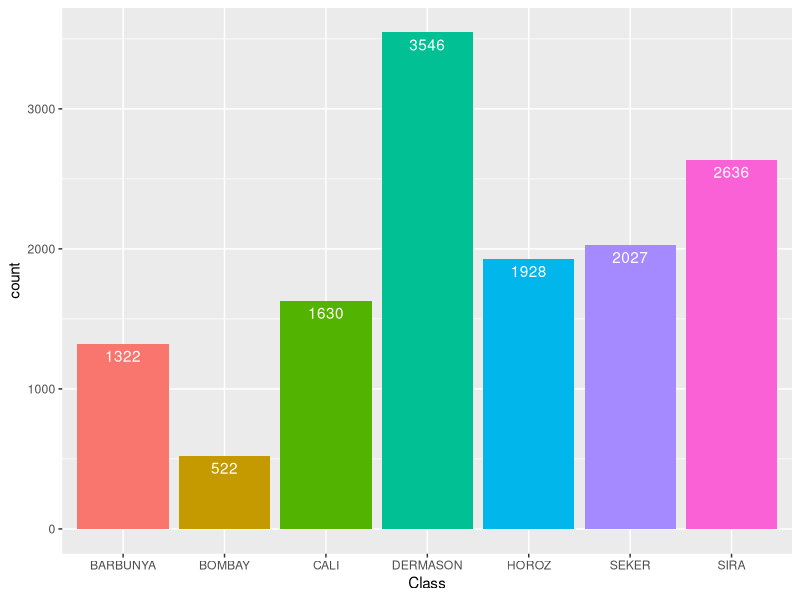
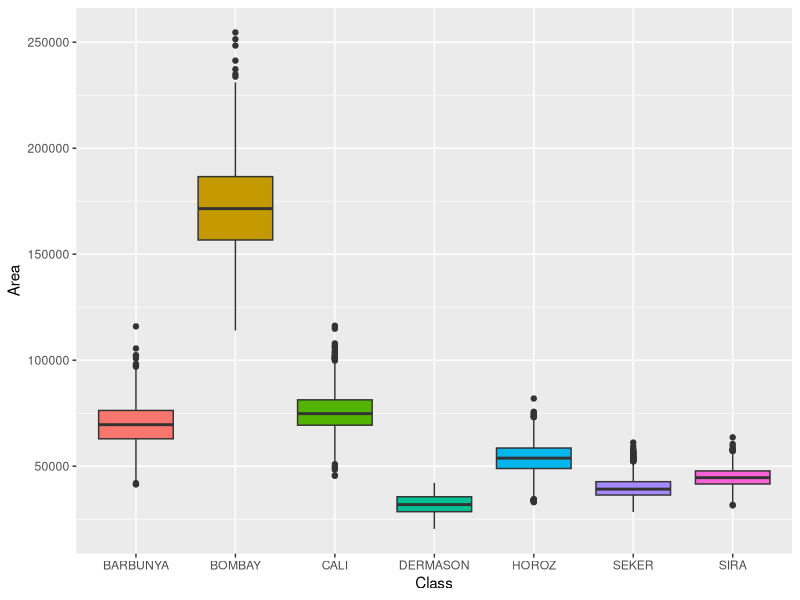
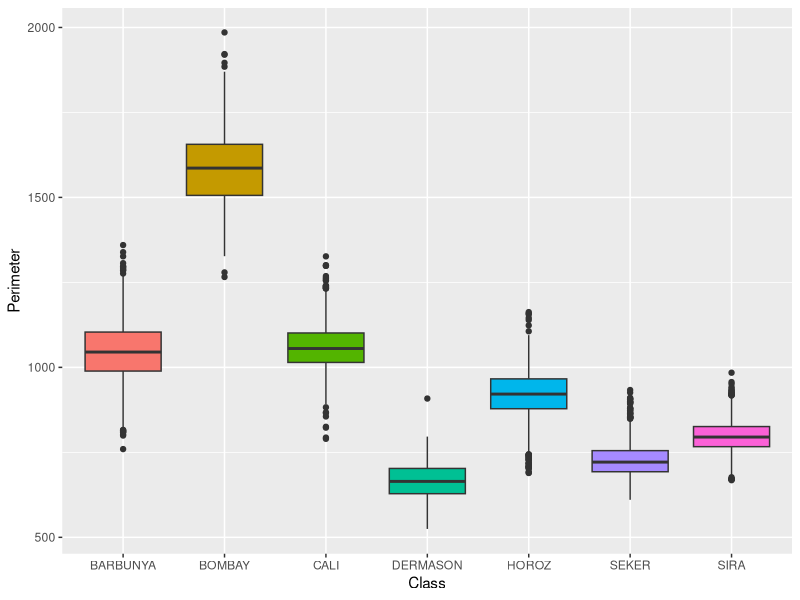
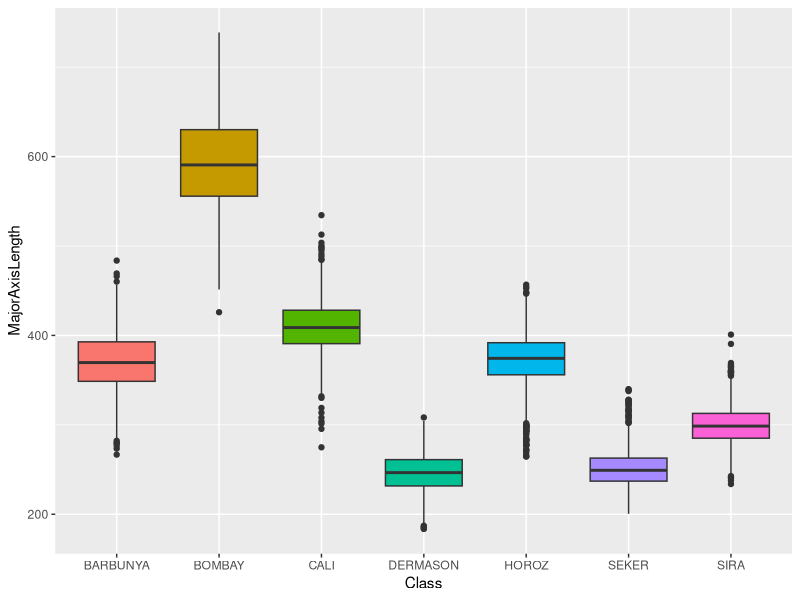
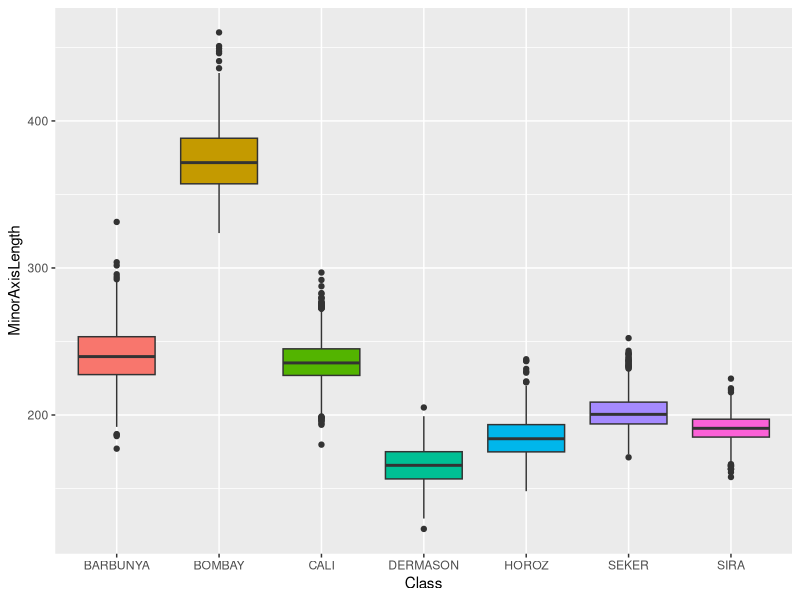
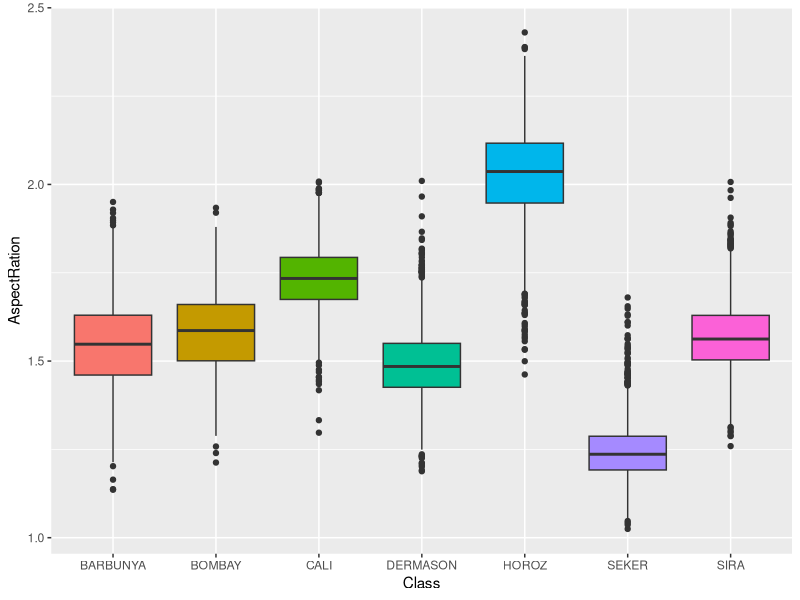
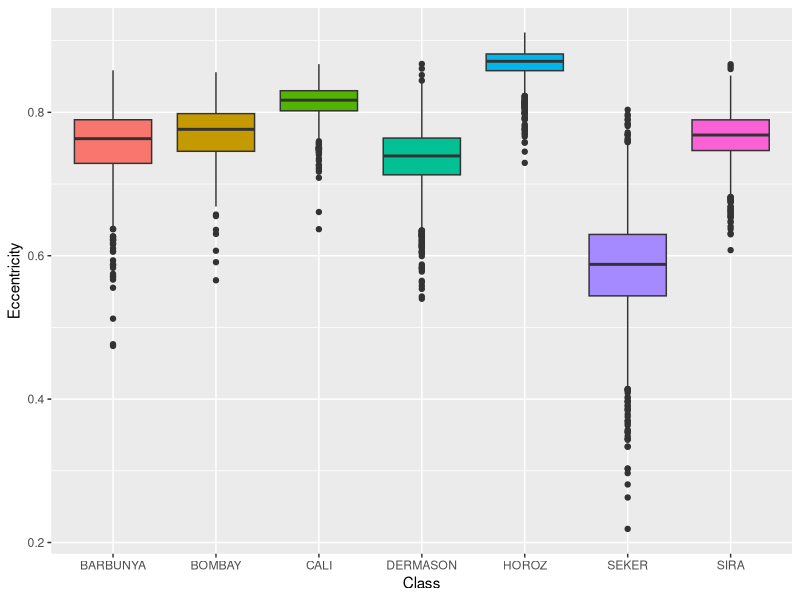
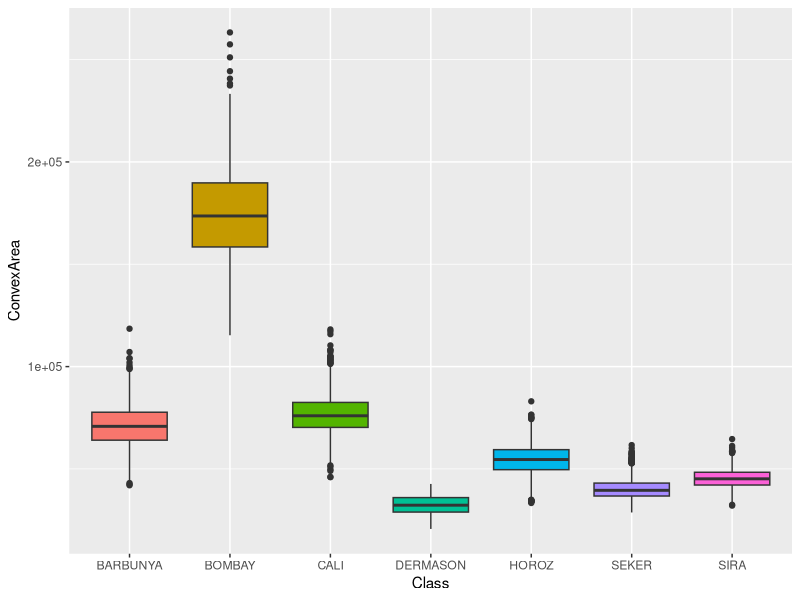

Here is the R script that generated these plots, in order: (Note: a time limit stopped this script after it produced the figures.)
## ---- chunk 1
knitr::opts_chunk$set(echo = TRUE)
## ---- chunk 2
library(caret)
library(ggplot2)
library(gridExtra)
library(GGally) 
## ---- chunk 3
rm(list=ls())
#setwd("./Downloads")
dados = read.csv2("Dry_Bean_Dataset.csv",header=T)
str(dados)
## ---- chunk 4
dados$Class=factor(dados$Class)
str(dados$Class)
## ---- chunk 5
ggplot(dados,aes(Class,fill=Class)) + 
  geom_bar()+ geom_text(aes(label = ..count..), stat = "count", vjust = 1.5, colour = "white") + theme(legend.position="none")
## ---- chunk 6
p = list()
for(i in 1:16){
  p[[i]] = ggplot(dados, aes_string(x="Class", y=names(dados)[i],fill="Class")) + geom_boxplot() + theme(legend.position="none")
  do.call(grid.arrange,c(p[i],ncol=1))
}
## ---- chunk 7
colnames(dados)
## ---- chunk 8
p = list()
for(i in 1:16){
  p[[i]] = ggplot(dados, aes_string(x="Class", y=names(dados)[i],fill="Class")) + geom_boxplot() + theme(legend.position="none")
  if((i==3) || (i==6) || (i==9) || (i==12) || (i==15)){
    do.call(grid.arrange,c(p[(i-2):i],ncol=3))
  }
}

## ---- chunk 9
p = list()
for(i in 1:16){
   p[[i]] = ggplot(dados, aes_string(x=names(dados)[i],fill="Class")) + 
            geom_density(alpha=0.5,color="darkgray") + 
            theme(legend.position="top", legend.title = element_blank())
   if((i==3) || (i==6) || (i==9) || (i==12) || (i==15)){
    do.call(grid.arrange,c(p[(i-2):i],ncol=3))
  }
}
## ---- chunk 10
leves = list("BARBUNYA", "BOMBAY", "CALI", "DERMASON", "HOROZ", "SEKER", "SIRA")
p = list()
for(j in 1:7){
  print(leves[j])
  for(i in 1:16){
    p[[(i-1)*2+1]] = ggplot(dados[dados$Class==leves[j],], aes_string(x=names(dados)[i],fill="Class")) + geom_density(alpha=0.5,color="darkgray") + theme(legend.position="none")
    p[[i*2]] = ggplot(dados[dados$Class==leves[j],], aes_string(sample=names(dados)[i]),color="Class") + stat_qq()+stat_qq_line()
    if((i%%2)==0){
      do.call(grid.arrange,c(p[(i-1):i],ncol=2))
    }
  }  
}
## ---- chunk 11
leves = list("BARBUNYA", "BOMBAY", "CALI", "DERMASON", "HOROZ", "SEKER", "SIRA")
pvalue = c()
for(j in 1:7){
  for(i in 1:16){
    pvalue[i] = shapiro.test(dados[dados$Class==leves[j],i])$p.value
  }
  barplot(pvalue,names.arg = names(dados)[1:16])
  abline(h=0.05, col = "Red", lty = 5, lwd = 2)
}
## ---- chunk 12
ggpairs(dados[,1:16], aes(colour = dados$Class, alpha = 0.4))
